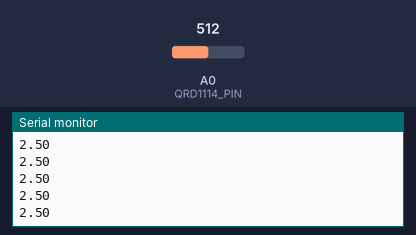
Bench run of a sketch on a simulated Arduino Uno, built with avr-gcc and run on an emulated ATmega328P. Parts: the last lines printed to the serial monitor. The test bench sets the inputs (shaded band); at power-on: A0 (QRD1114_PIN) = 512.

Above: at 1.2 s.
1.3 s: A0 (QRD1114_PIN) set to 716
At 1.31 s:
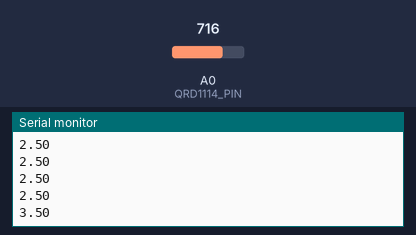
2.8 s: A0 (QRD1114_PIN) set to 900
At 2.82 s:
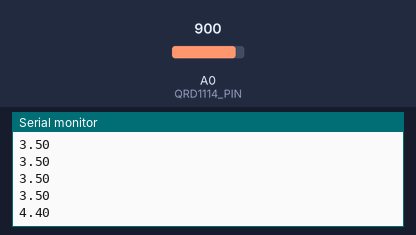
Timing chart, 0 to 5.8 s (numbered marks = the images above; inputs shaded):
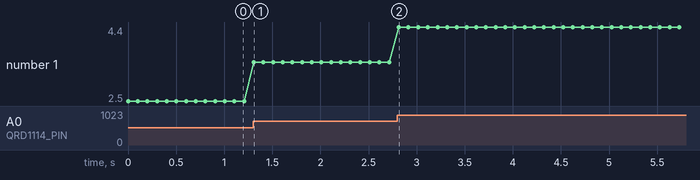

Measured:
- after the input at 1.3 s, the serial monitor: prints a new line at once (image 1)
- after the input at 2.8 s, the serial monitor: prints a new line at once (image 2)
- plotted number 1: 2.5 → 3.5 after the input at 1.3 s, 3.5 → 4.4 after the input at 2.8 s

The sketch:

sketch_mar02a.ino
```cpp
const int QRD1114_PIN = A0; // Sensor output voltage

void setup()
{
  Serial.begin(9600);
  pinMode(QRD1114_PIN, INPUT);
}

void loop()
{
  // Read in the ADC and convert it to a voltage:
  int proximityADC = analogRead(QRD1114_PIN);
  float proximityV = (float)proximityADC * 5.0 / 1023.0;
  Serial.println(proximityV);
  delay(100);
}
```
